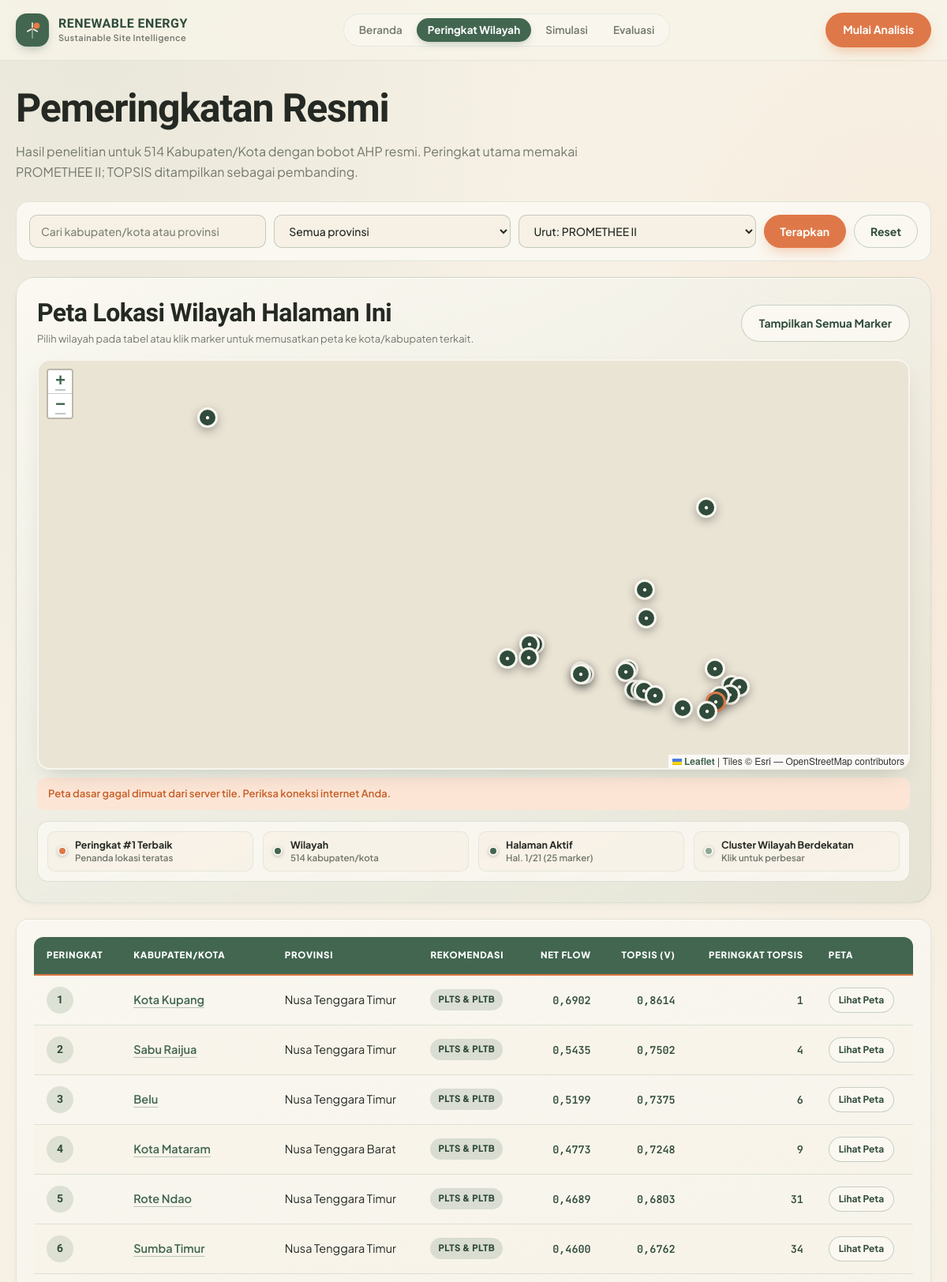
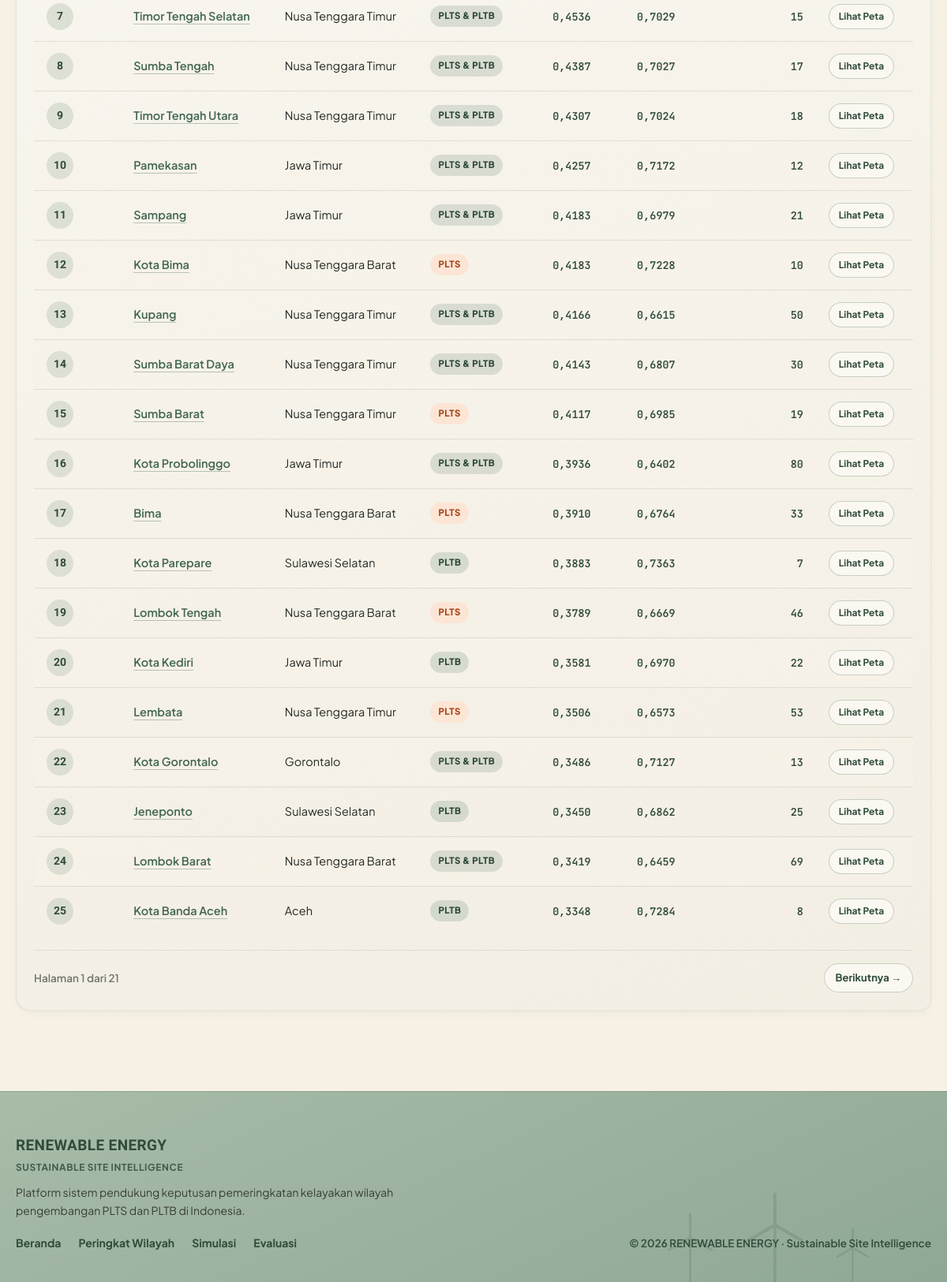
The page /peringkat/ on the database its author committed (2 pictures, top to bottom).
### pemeringkatan/models.py (models this page shows, shortened)
class Wilayah(models.Model):
    kode_bps = models.CharField(max_length=10, unique=True)
    kabkota = models.CharField("Kabupaten/Kota", max_length=100)
    provinsi = models.CharField(max_length=100, db_index=True)
    jenis = models.CharField("Jenis wilayah", max_length=30, blank=True)
    k1 = models.FloatField("Populasi")
    k2 = models.FloatField("Kebutuhan Listrik")
    k3 = models.FloatField("IPM")
    k4 = models.FloatField("Jarak ke jalan arteri")
    k5 = models.FloatField("Variasi elevasi")
    k6 = models.FloatField("Radiasi surya")
    k7 = models.FloatField("Kecepatan angin 100 m")
    k8 = models.FloatField("Lahan tersedia")
    k9 = models.FloatField("Tutupan pohon")
    k10 = models.FloatField("Ekosistem sensitif")
    v_topsis = models.FloatField(null=True, blank=True)
    peringkat_topsis = models.PositiveIntegerField(null=True, blank=True)
    net_flow = models.FloatField(null=True, blank=True)
    peringkat_promethee = models.PositiveIntegerField(null=True, blank=True, db_index=True)
    gambar_lanskap = models.CharField("URL gambar lanskap", max_length=500, blank=True, default="")
    class Meta:
        ordering = ["peringkat_promethee", "kabkota"]
        verbose_name = "Wilayah"
        verbose_name_plural = "Wilayah"

### pemeringkatan/views.py (the view)
# urls.py: path("peringkat/", views.peringkat_resmi, name="peringkat"),               # 2. Pemeringkatan resmi
def peringkat_resmi(request):
    q = request.GET.get("q", "").strip()
    prov = request.GET.get("provinsi", "").strip()
    urut = request.GET.get("urut", "promethee")
    if urut not in URUTAN:
        urut = "promethee"
    qs = Wilayah.objects.all()
    if q:
        qs = qs.filter(Q(kabkota__icontains=q) | Q(provinsi__icontains=q))
    if prov:
        qs = qs.filter(provinsi=prov)
    qs = qs.order_by(URUTAN[urut], "kabkota")
    halaman = Paginator(qs, 25).get_page(request.GET.get("page"))
    surya_arr, angin_arr = _persentil_arrays()
    for w in halaman.object_list:
        w.rekomendasi = rekomendasi_energi(w, surya_arr, angin_arr)
        w.koor = koordinat_wilayah(w.kode_bps)
    params = request.GET.copy()
    params.pop("page", None)
    return render(request, "pemeringkatan/peringkat.html", {
        "halaman": halaman,
        "peta_wilayah": data_peta_wilayah(halaman.object_list),
        "q": q, "prov": prov, "urut": urut,
        "daftar_provinsi": Wilayah.objects.order_by("provinsi").values_list("provinsi", flat=True).distinct(),
        "qs": params.urlencode(),
    })

### pemeringkatan/services/geospasial.py (called while the page is built)
def _koordinat_valid(lat, lng):
    if lat is None or lng is None:
        return False
    try:
        lat_f = float(lat)
        lng_f = float(lng)
    except (TypeError, ValueError):
        return False
    if not (math.isfinite(lat_f) and math.isfinite(lng_f)):
        return False
    if lat_f == 0.0 and lng_f == 0.0:
        return False
    return -11.5 <= lat_f <= 6.5 and 94.5 <= lng_f <= 141.5

def koordinat_wilayah(kode_bps):
    item = _semua_koordinat().get(str(kode_bps))
    if not item:
        return None
    lat, lng = item.get("lat"), item.get("lng")
    if not _koordinat_valid(lat, lng):
        return None
    return {"lat": float(lat), "lng": float(lng)}

def _persentil_arrays():
    from pemeringkatan.models import Wilayah
    rows = list(Wilayah.objects.values_list("k6", "k7"))
    surya = sorted(r[0] for r in rows)
    angin = sorted(r[1] for r in rows)
    return surya, angin

def _hitung_persentil(nilai, sorted_list):
    n = len(sorted_list)
    if n <= 1:
        return 50.0
    lebih_kecil = bisect_left(sorted_list, nilai)
    return round(lebih_kecil / (n - 1) * 100, 1)

### pemeringkatan/templates/pemeringkatan/peringkat.html (shortened to what this page needs)
{% extends "pemeringkatan/base.html" %}
{% block content %}
<h1>Pemeringkatan Resmi</h1>
<p class="sub">Hasil penelitian untuk {{ halaman.paginator.count }} Kabupaten/Kota dengan bobot AHP resmi. Peringkat utama memakai PROMETHEE II; TOPSIS ditampilkan sebagai pembanding.</p>
<form class="filter" method="get">
  <input type="search" name="q" value="{{ q }}" placeholder="Cari kabupaten/kota atau provinsi">
  <select name="provinsi">
    <option value="">Semua provinsi</option>
  </select>
  <select name="urut">
    <option value="promethee" {% if urut == 'promethee' %}selected{% endif %}>Urut: PROMETHEE II</option>
  </select>
  <button class="btn utama" type="submit">Terapkan</button>
  <a class="btn" href="{% url 'pemeringkatan:peringkat' %}">Reset</a>
</form>
{% if peta_wilayah %}
<div class="map-panel">
  <div class="map-toolbar">
    <div>
      <h2 style="margin-bottom:4px;">Peta Lokasi Wilayah Halaman Ini</h2>
      <p class="sub" style="margin:0;">Pilih wilayah pada tabel atau klik marker untuk memusatkan peta ke kota/kabupaten terkait.</p>
    </div>
    <button type="button" class="btn" id="btn-fit-peringkat">Tampilkan Semua Marker</button>
  </div>
  <div id="peta-peringkat" class="leaflet-map-box" role="region" aria-label="Peta wilayah hasil pemeringkatan"></div>
  <div id="peta-peringkat-status" class="map-tile-status" role="alert"></div>
  <div class="map-legend map-legend-4" aria-label="Legenda dan informasi peta">
    <div class="map-legend-item">
      <span class="legend-dot first"></span>
      <div class="map-legend-text">
        <strong>Peringkat #1 Terbaik</strong>
        <small>Penanda lokasi teratas</small>
      </div>
    </div>
    <div class="map-legend-item">
      <span class="legend-dot normal"></span>
      <div class="map-legend-text">
        <strong>Wilayah</strong>
        <small>{{ halaman.paginator.count }} kabupaten/kota</small>
      </div>
    </div>
    <div class="map-legend-item">
      <span class="legend-dot normal"></span>
      <div class="map-legend-text">
        <strong>Halaman Aktif</strong>
        <small>Hal. {{ halaman.number }}/{{ halaman.paginator.num_pages }} ({{ halaman|length }} marker)</small>
      </div>
    </div>
    <div class="map-legend-item">
      <span class="legend-dot cluster"></span>
      <div class="map-legend-text">
        <strong>Cluster Wilayah Berdekatan</strong>
        <small>Klik untuk perbesar</small>
      </div>
    </div>
  </div>
</div>
{% endif %}
<div class="card scroll">
  <table>
    <thead><tr><th>Peringkat</th><th>Kabupaten/Kota</th><th>Provinsi</th><th>Rekomendasi</th><th class="n">Net flow</th><th class="n">TOPSIS (V)</th><th class="n">Peringkat TOPSIS</th><th>Peta</th></tr></thead>
    <tbody>
    {% for w in halaman %}
      <tr>
        <td><span class="rank">{{ w.peringkat_promethee }}</span></td>
        <td><a href="{% url 'pemeringkatan:detail' w.kode_bps %}">{{ w.kabkota }}</a></td>
        <td>{{ w.provinsi }}</td>
        <td><span class="energi-badge {{ w.rekomendasi.kode|lower }}">{{ w.rekomendasi.ringkas }}</span></td>
        <td class="n">{{ w.net_flow|floatformat:4 }}</td>
        <td class="n">{{ w.v_topsis|floatformat:4 }}</td>
        <td class="n">{{ w.peringkat_topsis }}</td>
        <td>
          {% if w.koor %}
          <button type="button" class="btn" style="padding:5px 12px;font-size:12px;" data-focus-kode="{{ w.kode_bps }}">Lihat Peta</button>
          {% else %}
          <span class="muted">-</span>
          {% endif %}
        </td>
      </tr>
    {% empty %}
      <tr><td colspan="8">Tidak ada wilayah yang cocok.</td></tr>
    {% endfor %}
    </tbody>
  </table>
  <div class="pager">
    <span>Halaman {{ halaman.number }} dari {{ halaman.paginator.num_pages }}</span>
    {% if halaman.has_next %}<a class="btn" href="?{% if qs %}{{ qs }}&{% endif %}page={{ halaman.next_page_number }}">Berikutnya →</a>{% endif %}
  </div>
</div>
{% endblock %}

### rows shown on the page
Wilayah: peringkat_promethee "1", kabkota "Kota Kupang", provinsi "Nusa Tenggara Timur", rekomendasi.ringkas "PLTS & PLTB", net_flow "0,6902", v_topsis "0,8614", peringkat_topsis "1"
Wilayah: peringkat_promethee "2", kabkota "Sabu Raijua", provinsi "Nusa Tenggara Timur", rekomendasi.ringkas "PLTS & PLTB", net_flow "0,5435", v_topsis "0,7502", peringkat_topsis "4"
Wilayah: peringkat_promethee "3", kabkota "Belu", provinsi "Nusa Tenggara Timur", rekomendasi.ringkas "PLTS & PLTB", net_flow "0,5199", v_topsis "0,7375", peringkat_topsis "6"
Wilayah: peringkat_promethee "4", kabkota "Kota Mataram", provinsi "Nusa Tenggara Barat", rekomendasi.ringkas "PLTS & PLTB", net_flow "0,4773", v_topsis "0,7248", peringkat_topsis "9"
Wilayah: peringkat_promethee "5", kabkota "Rote Ndao", provinsi "Nusa Tenggara Timur", rekomendasi.ringkas "PLTS & PLTB", net_flow "0,4689", v_topsis "0,6803", peringkat_topsis "31"
Wilayah: peringkat_promethee "6", kabkota "Sumba Timur", provinsi "Nusa Tenggara Timur", rekomendasi.ringkas "PLTS & PLTB", net_flow "0,4600", v_topsis "0,6762", peringkat_topsis "34"
Wilayah: peringkat_promethee "7", kabkota "Timor Tengah Selatan", provinsi "Nusa Tenggara Timur", rekomendasi.ringkas "PLTS & PLTB", net_flow "0,4536", v_topsis "0,7029", peringkat_topsis "15"
Wilayah: peringkat_promethee "8", kabkota "Sumba Tengah", provinsi "Nusa Tenggara Timur", rekomendasi.ringkas "PLTS & PLTB", net_flow "0,4387", v_topsis "0,7027", peringkat_topsis "17"
Wilayah: peringkat_promethee "9", kabkota "Timor Tengah Utara", provinsi "Nusa Tenggara Timur", rekomendasi.ringkas "PLTS & PLTB", net_flow "0,4307", v_topsis "0,7024", peringkat_topsis "18"
Wilayah: peringkat_promethee "10", kabkota "Pamekasan", provinsi "Jawa Timur", rekomendasi.ringkas "PLTS & PLTB", net_flow "0,4257", v_topsis "0,7172", peringkat_topsis "12"
Wilayah: peringkat_promethee "11", kabkota "Sampang", provinsi "Jawa Timur", rekomendasi.ringkas "PLTS & PLTB", net_flow "0,4183", v_topsis "0,6979", peringkat_topsis "21"
Wilayah: peringkat_promethee "12", kabkota "Kota Bima", provinsi "Nusa Tenggara Barat", rekomendasi.ringkas "PLTS", net_flow "0,4183", v_topsis "0,7228", peringkat_topsis "10"
Wilayah: peringkat_promethee "13", kabkota "Kupang", provinsi "Nusa Tenggara Timur", rekomendasi.ringkas "PLTS & PLTB", net_flow "0,4166", v_topsis "0,6615", peringkat_topsis "50"
Wilayah: peringkat_promethee "14", kabkota "Sumba Barat Daya", provinsi "Nusa Tenggara Timur", rekomendasi.ringkas "PLTS & PLTB", net_flow "0,4143", v_topsis "0,6807", peringkat_topsis "30"
Wilayah: peringkat_promethee "15", kabkota "Sumba Barat", provinsi "Nusa Tenggara Timur", rekomendasi.ringkas "PLTS", net_flow "0,4117", v_topsis "0,6985", peringkat_topsis "19"
Wilayah: peringkat_promethee "16", kabkota "Kota Probolinggo", provinsi "Jawa Timur", rekomendasi.ringkas "PLTS & PLTB", net_flow "0,3936", v_topsis "0,6402", peringkat_topsis "80"
Wilayah: peringkat_promethee "17", kabkota "Bima", provinsi "Nusa Tenggara Barat", rekomendasi.ringkas "PLTS", net_flow "0,3910", v_topsis "0,6764", peringkat_topsis "33"
Wilayah: peringkat_promethee "18", kabkota "Kota Parepare", provinsi "Sulawesi Selatan", rekomendasi.ringkas "PLTB", net_flow "0,3883", v_topsis "0,7363", peringkat_topsis "7"
Wilayah: peringkat_promethee "19", kabkota "Lombok Tengah", provinsi "Nusa Tenggara Barat", rekomendasi.ringkas "PLTS", net_flow "0,3789", v_topsis "0,6669", peringkat_topsis "46"
Wilayah: peringkat_promethee "20", kabkota "Kota Kediri", provinsi "Jawa Timur", rekomendasi.ringkas "PLTB", net_flow "0,3581", v_topsis "0,6970", peringkat_topsis "22"
Wilayah: peringkat_promethee "21", kabkota "Lembata", provinsi "Nusa Tenggara Timur", rekomendasi.ringkas "PLTS", net_flow "0,3506", v_topsis "0,6573", peringkat_topsis "53"
Wilayah: peringkat_promethee "22", kabkota "Kota Gorontalo", provinsi "Gorontalo", rekomendasi.ringkas "PLTS & PLTB", net_flow "0,3486", v_topsis "0,7127", peringkat_topsis "13"
Wilayah: peringkat_promethee "23", kabkota "Jeneponto", provinsi "Sulawesi Selatan", rekomendasi.ringkas "PLTB", net_flow "0,3450", v_topsis "0,6862", peringkat_topsis "25"
Wilayah: peringkat_promethee "24", kabkota "Lombok Barat", provinsi "Nusa Tenggara Barat", rekomendasi.ringkas "PLTS & PLTB", net_flow "0,3419", v_topsis "0,6459", peringkat_topsis "69"
Wilayah: peringkat_promethee "25", kabkota "Kota Banda Aceh", provinsi "Aceh", rekomendasi.ringkas "PLTB", net_flow "0,3348", v_topsis "0,7284", peringkat_topsis "8"

### other values the page prints
{{ halaman.paginator.count }} "514"
{{ halaman.number }} "1"
{{ halaman.paginator.num_pages }} "21"
{{ halaman|length }} "25"
